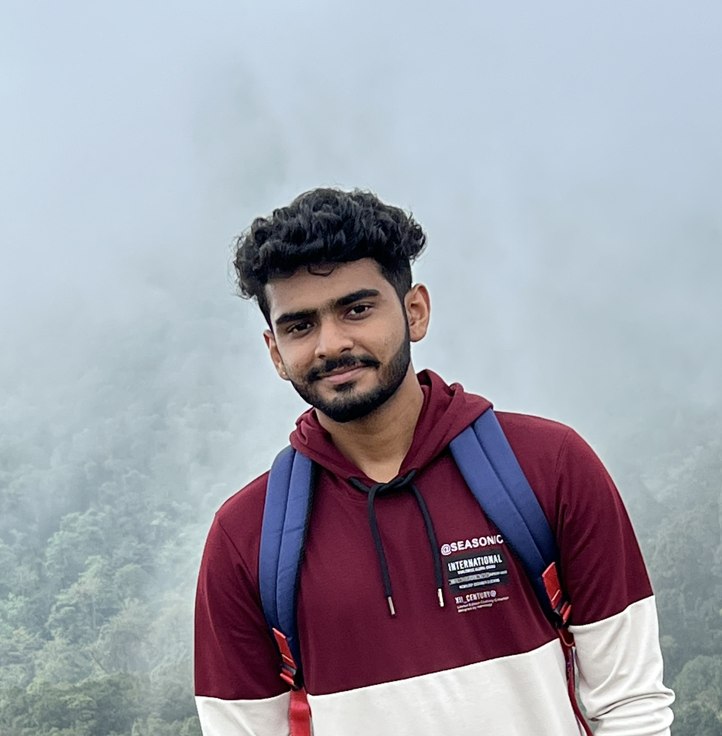
#> input picture image.png, 722 x 736 px
$ python BinaryImageCryptography.py
#> lines starting #> are read from the running program, lines starting #| are printed output that depends on the picture; after the words box and inside, x2 and y2 are one past the last pixel; in counts of white or black regions, pixels touching at a corner belong together
#Importing Libraries
from random import randint
from PIL import Image
import numpy as np

#Opening the image and displaying it
img = Image.open('image.png').convert('L')
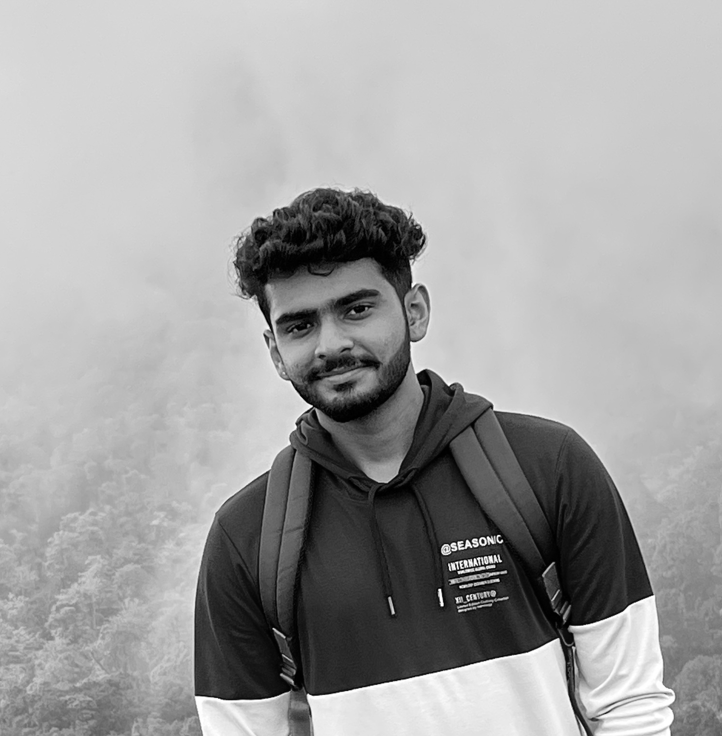
#> img: PIL image 722x736 L; min 0, max 255, mean 160.9
img.show(title="Original Image")

#Converting image to binary format
thresh=100    #thresh = Threshold
width,height=img.size
#> width = 722; height = 736
for x in range(width):
    for y in range(height):
        if img.getpixel((x,y)) < thresh:
            img.putpixel((x,y),0)
        else:
            img.putpixel((x,y),1)
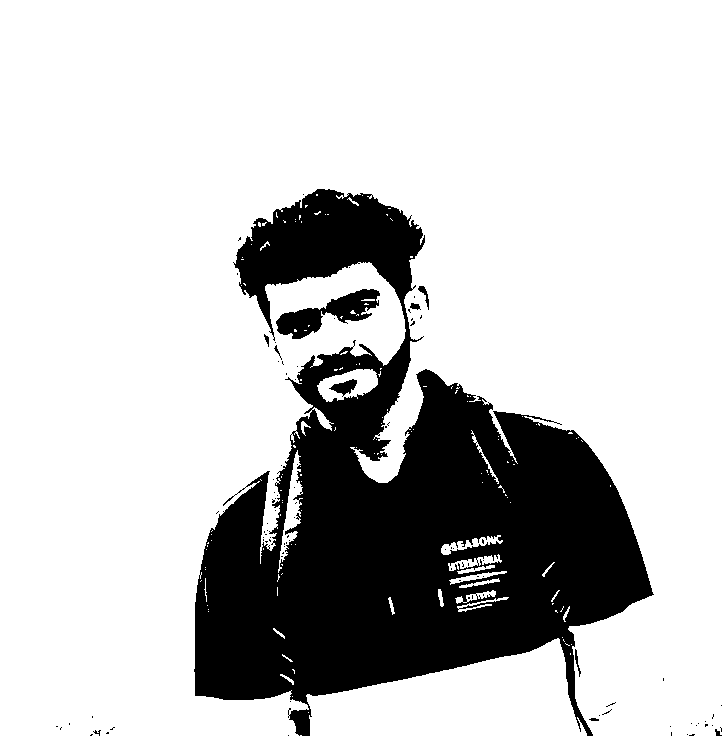
#> img: PIL image 722x736 L; values 0 (black) and 1 (white), 77.8% white; 97 black regions (87 under 20 px), largest, box (x1, y1, x2, y2) and area: (194, 189, 654, 736) 115192, (276, 289, 380, 339) 2152, (329, 379, 357, 397) 245
            #put 255 in place of 1 for binary image

#s1(Share 1), s2(Share 2), de(Decrypted image) declaration
s1=[]
s2=[]
de=[]

#Modifing the above declared list into 2D based on height
for x in range(height):
    s1.append([])
    s2.append([])
    de.append([])

#Converting image to numpy array
img=np.asarray(img)

#Encryption
for x in range(height):
    for y in range(width):
        #Selecting random number 0 or 1
        z = randint(0,1)

        #Encryption algorithm
        if(img[x][y]==1):
            if(z==1):
                s1[x].insert((2*y)-1,1)
                s1[x].insert(2*y,0)
                s2[x].insert((2*y)-1,1)
                s2[x].insert(2*y,0)
            else:
                s1[x].insert((2*y)-1,0)
                s1[x].insert(2*y,1)
                s2[x].insert((2*y)-1,0)
                s2[x].insert(2*y,1)
        else:
            if(z==1):
                s1[x].insert((2*y)-1,1)
                s1[x].insert(2*y,0)
                s2[x].insert((2*y)-1,0)
                s2[x].insert(2*y,1)
            else:
                s1[x].insert((2*y)-1,0)
                s1[x].insert(2*y,1)
                s2[x].insert((2*y)-1,1)
                s2[x].insert(2*y,0)

#Convertig share1 & share2 into numpy array then into image.
s1=np.asarray(s1)
s2=np.asarray(s2)
#> (the run stopped early here; a loop or call above may not have finished)
